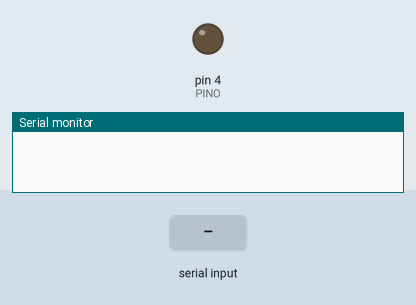
Recording of a sketch running on a simulated Arduino Uno, built with avr-gcc and run on an emulated ATmega328P. Parts: output pins drawn as LEDs (lit = HIGH), the last lines printed to the serial monitor. The test bench sets the inputs (shaded band).

Above: at 1.2 s.
1.3 s: "LIGAR\n" received over Serial
At 2.2 s:
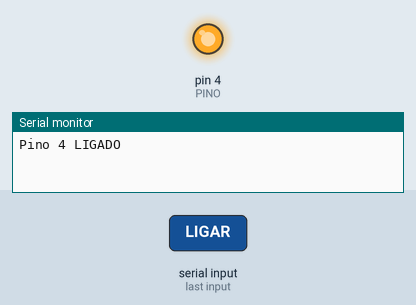
4.3 s: "DESLIGAR\n" received over Serial
At 5.6 s:
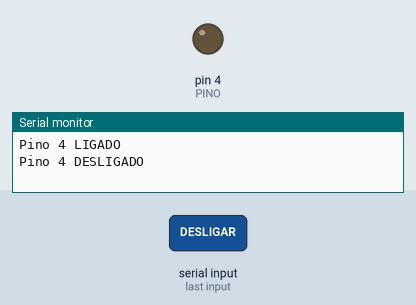
Timing chart, 0 to 7.3 s (numbered marks = the images above; inputs shaded):
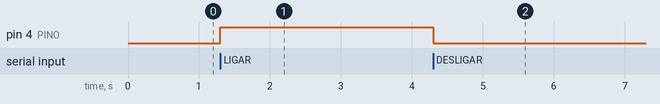

Measured:
- after the input at 1.3 s, pin 4 (PINO): LOW → HIGH at once
- after the input at 4.3 s, pin 4 (PINO): HIGH → LOW at once

The sketch:

serialRead.ino
```cpp
#define PINO 4

String comando = ""; // str
void setup() {
  Serial.begin(115200);
  pinMode(PINO, OUTPUT);
  digitalWrite(PINO, LOW);
}

void loop() {
  while(Serial.available()) {
    char c = Serial.read();

    if (c == '\n') {
      comando.trim();

      if (comando == "LIGAR") {
        digitalWrite(PINO, HIGH);
        Serial.println("Pino 4 LIGADO");
      } else if (comando == "DESLIGAR"){
        digitalWrite(PINO, LOW);
        Serial.println("Pino 4 DESLIGADO");
      } else {
        Serial.println("Comando inválido");
      }
      comando = "";
    } else {
      comando += c;
    }
  }
}
```
